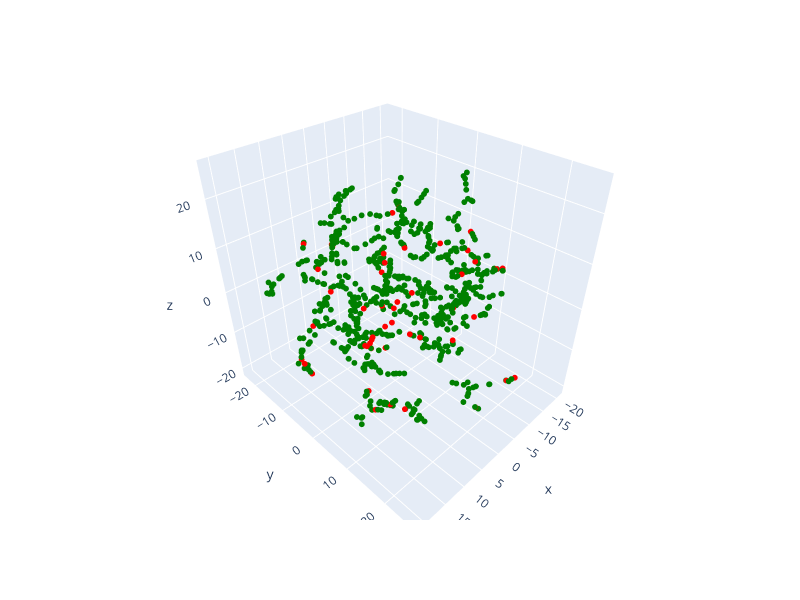

This figure's notebook cell:
### Code cell
fig = px.scatter_3d(x=[ns[0] for ns in tsne3_bpmf], y=[ns[1] for ns in tsne3_bpmf], z=[ns[2] for ns in tsne3_bpmf],  
                hover_name=newssources, color=reliability_color, 
                color_discrete_map="identity")
fig.update_traces(marker_size=2)
fig.update_layout(width=800, height=600)
fig.show()

### Figure 1 — Plotly figure (JSON) as saved in the notebook; plotly's stock layout.template omitted (floating-point values rounded to 4 significant figures; data arrays with more than 128 entries replaced by an {"elided": "..."} marker saying what was removed)
{"data": [{"hovertemplate": "<b>%{hovertext}</b><br><br>x=%{x}<br>y=%{y}<br>z=%{z}<extra></extra>", "hovertext": {"elided": "692 str values"}, "legendgroup": "", "marker": {"color": "green", "size": 2, "symbol": "circle"}, "mode": "markers", "name": "", "scene": "scene", "showlegend": false, "type": "scatter3d", "x": {"elided": "692 float values"}, "y": {"elided": "692 float values"}, "z": {"elided": "692 float values"}}, {"hovertemplate": "<b>%{hovertext}</b><br><br>x=%{x}<br>y=%{y}<br>z=%{z}<extra></extra>", "hovertext": ["trtworld.com", "sciencetimes.com", "prageru.com", "independentsentinel.com", "xinhuanet.com", "beforeitsnews.com", "mintpressnews.com", "californiaglobe.com", "thefreethoughtproject.com", "techstartups.com", "frontpagemag.com", "americanthinker.com", "peta.org", "theepochtimes.com", "bizpacreview.com", "mercola.com", "cgtn.com", "amgreatness.com", "rt.com", "sputniknews.com", "tass.com", "spectator.org", "globaltimes.cn", "chinadaily.com.cn", "digg.com", "pjmedia.com", "wnd.com", "newsmax.com", "activistpost.com", "naturalnews.com", "judicialwatch.org", "hightimes.com", "americanindependent.com", "thefederalist.com", "zerohedge.com", "onegreenplanet.org", "bigleaguepolitics.com", "infowars.com", "breitbart.com", "arabnews.com", "mindbodygreen.com", "tmz.com", "outkick.com", "thenationalpulse.com", "lifenews.com", "gulfnews.com", "lifesitenews.com", "middleeastmonitor.com"], "legendgroup": "", "marker": {"color": "red", "size": 2, "symbol": "circle"}, "mode": "markers", "name": "", "scene": "scene", "showlegend": false, "type": "scatter3d", "x": [19.06, -15.18, -2.167, -4.554, -15.8, -5.886, 13.85, -1.527, 0.4451, -18.9, -2.804, 6.882, 11.01, 6.969, 13.36, 11.59, 0.1816, -0.6085, 8.373, 15.46, 13.07, 10.45, -8.403, 4.97, -2.499, 8.979, 8.951, 7.948, 17.1, -6.606, -9.266, -8.246, 13.44, 8.975, 8.698, 10.69, -20.03, 3.099, 8.307, -6.051, -14.57, -15.97, 2.191, 10.47, -12.71, 16.08, -16.02, 18.52], "y": [-5.386, -12.32, 16.56, 25.72, 3.597, 5.79, -4.666, 15.35, -17.87, 9.822, 25.17, 6.808, -12.44, 0.5152, 6.689, 9.505, -18.43, 20.77, 2.362, -5.696, 7.277, 8.309, -12.64, 6.286, -6.374, 11.69, 1.093, 2.17, -5.489, 0.8231, 12.34, -3.733, 6.472, 8.459, 9.509, 9.589, 10.46, 2.753, 0.8453, -9.356, -9.309, 1.831, -17.43, 8.537, 4.888, 11.5, 4.816, -5.373], "z": [-7.215, -0.4964, 14.65, -6.694, -0.3156, 12.06, 10.79, 16.54, 4.051, 2.415, -6.556, 4.771, 11.39, -8.282, -10.79, 0.2849, 4.233, -14.97, -4.144, -1.433, 0.8565, 3.598, -3.96, 23.27, -6.656, -15.15, -6.037, -3.897, -12.2, -13.44, -3.001, -16.2, 8.039, 3.721, 8.49, -14.2, 2.331, 20.38, -6.715, 3.27, -10.92, -10.07, -6.246, 16.52, -15.47, -9.972, 10.09, -8.624]}], "layout": {"height": 600, "legend": {"tracegroupgap": 0}, "margin": {"t": 60}, "scene": {"aspectmode": "auto", "aspectratio": {"x": 0.9155, "y": 1.073, "z": 1.018}, "domain": {"x": [0, 1], "y": [0, 1]}, "xaxis": {"title": {"text": "x"}, "type": "linear"}, "yaxis": {"title": {"text": "y"}, "type": "linear"}, "zaxis": {"title": {"text": "z"}, "type": "linear"}}, "width": 800}}
